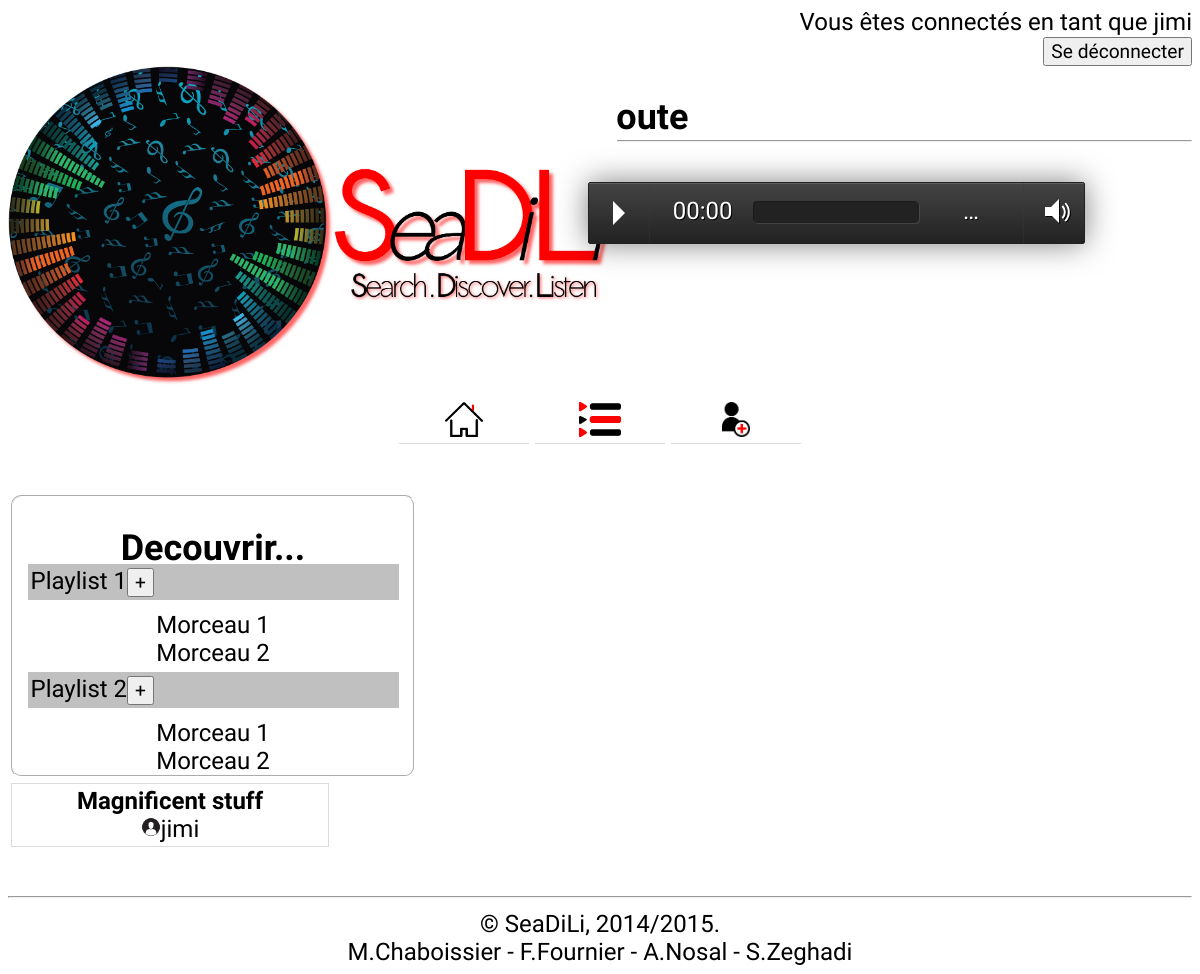
Before: /index.php?a=playlists (signed in) with the older database file.
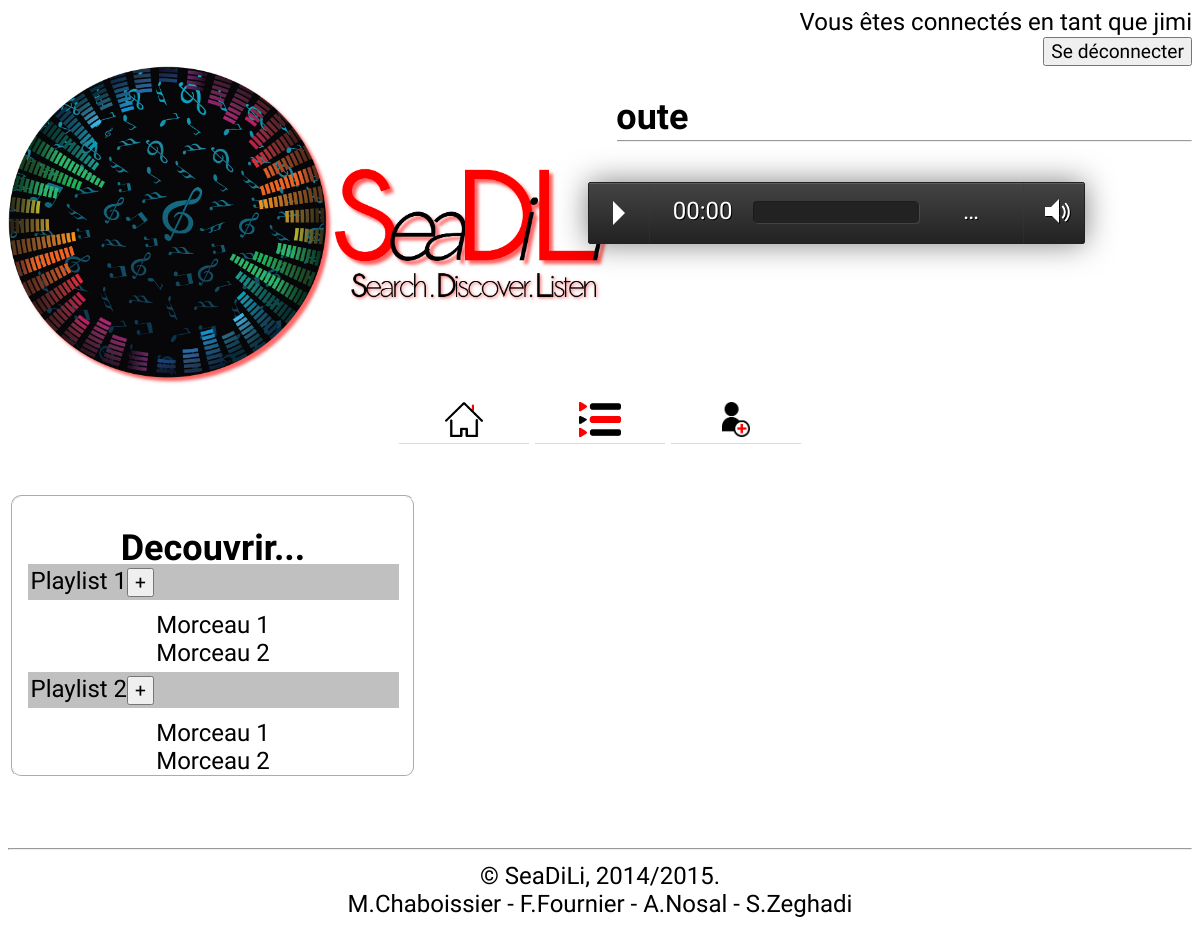
After: the same page with the newer database file.
### tables this page shows
CREATE TABLE IF NOT EXISTS `playlists` (
  `user_id` int(11) NOT NULL,
  `playlist_id` int(11) NOT NULL AUTO_INCREMENT,
  `playlist_name` varchar(64) NOT NULL,
  PRIMARY KEY (`playlist_id`),
  KEY `user_id` (`user_id`)
);

CREATE TABLE IF NOT EXISTS `users` (
  `user_id` int(11) NOT NULL AUTO_INCREMENT,
  `username` varchar(32) NOT NULL,
  `password` varchar(32) NOT NULL,
  `email` varchar(200) NOT NULL,
  PRIMARY KEY (`user_id`)
);

### 2_controller/SiteController.php (called while the page is built, shortened)
<?php
include_once 'Controller.php';
include_once '1_view/View.php';
include_once '0_model/Playlist.php';
class SiteController extends Controller {
    public function playlistsAction() {
        $o = NULL;
        $view = new View($o,$o,$o);
        $view->playlistsView();
    }
}

### 0_model/Playlist.php (called while the page is built, shortened)
<?php
class Playlist {
    public function __get($attr_playlist_name) {
        if (property_exists(__CLASS__, $attr_playlist_name)) {
            return $this->$attr_playlist_name;
        }
    }
    public static function findByUserid($userid) {
        try {
            $db = DataBase::getConnection();
            $query = "SELECT * FROM playlists WHERE user_id = :id";
            $statement = $db->prepare($query);
            $statement->bindParam(':id', $userid);
            $statement->execute();
            $tab = Array();
            while ($row = $statement->fetch(PDO::FETCH_ASSOC)) {
                $playlist = new Playlist();
                $playlist->playlist_id = $row['playlist_id'];
                $playlist->playlist_name = $row['playlist_name'];
                $playlist->user_id = $row['user_id'];
                $tab[] = $playlist;
            }
            return $tab;
        } catch (Exception $e) {
            $trace = $e->getTrace();
            echo "Erreur pendant findById: $trace";
        }
    }
}

### 0_model/User.php (called while the page is built, shortened)
<?php
class User {
    public function __get($attr_name) {
        if (property_exists(__CLASS__, $attr_name)) {
            return $this->$attr_name;
        }
    }
    public static function findById($id) {
        try {
            $db = DataBase::getConnection();
            $query = "SELECT * FROM users WHERE user_id = :id";
            $statement = $db->prepare($query);
            $statement->bindParam(':id', $id);
            $statement->execute();
            $row = $statement->fetch(PDO::FETCH_ASSOC);
            $user = new User("","","","");
            $user->user_id = $row['user_id'];
            $user->username = $row['username'];
            $user->password = $row['password'];
            $user->email = $row['email'];
            return $user;
        } catch (Exception $e) {
            $trace = $e->getTrace();
            echo "Erreur pendant findById: $trace";
        }
    }
}

### 1_view/View.php (the view, shortened to what this page needs)
<?php
include_once '0_model/User.php';
class View {
    public function playlistsView() {
        include '3_content/header.php';
        echo
        "<div class=\"decouverte\">
            <h2>Decouvrir...</h2>
            <div class=\"Dplaylist\" id=1 onclick=\"playlist(this.id)\">
                Playlist 1<input type=\"button\" class=\"add\" value=\"+\">
            </div>
            <div class=\"playlistcontent\" id=\"pcontent1\">
                Morceau 1
                <br>Morceau 2
            </div>
            <div class=\"Dplaylist\" id=2 onclick=\"playlist(this.id)\">
                Playlist 2<input type=\"button\" class=\"add\" value=\"+\">
            </div>
            <div class=\"playlistcontent\" id=\"pcontent2\">
                Morceau 1
                <br>Morceau 2
            </div>
        </div>";
        if (isset($_SESSION['user'])) {
            $u = $_SESSION['user'];
            $t = Playlist::findByUserid($u->user_id);
            foreach ($t as $pl) {
                $this->playlistView($pl);
            }
        }
    }
    public function playlistView($playlist) {
        echo "<div class=\"playlist\" onclick=\"showPlaylist('p" . $playlist->playlist_id . "')\"><b>" . $playlist->playlist_name . "</b>";
        $username = User::findById($playlist->user_id)->username;
        if ($username != "bateau") {
            echo "<br><img height=\"20px\" src=\"http://localhost/Seadili/Seadili/5_images/user.png\"/>" . $username;
        } else {
            echo "<br><img height=\"20px\" src=\"http://localhost/Seadili/Seadili/5_images/alluser.png\"/>";
        }
        echo "<div style=\"display: none;\" id=\"p" . $playlist->playlist_id . "\">";
        echo "</div></div>";
    }
}

### index.php
<?php
include_once '2_controller/SiteController.php';
$sc = new SiteController();
if (isset($_GET['a'])) {
    $sc->callAction($_GET);
}
else {
    $sc->callAction("default");
}

### 2_controller/Controller.php
<?php
abstract class Controller {
    public  $tab_action;
    public function callAction($get) {
        if ($get!="default") {
            $f = $this->tab_action[$get['a']];
            $this->$f($get);
        }
        else
            $this->defaultAction();
    }
}

### 3_content/header.php (shortened to what this page needs)
<!doctype html>
<html lang="fr">
    <head>
        <link rel="stylesheet" href="4_style/style_1.css" />
        <link rel="stylesheet" href="4_style/audioplayer.css" />
    </head>
    <body>
        <?php
        include_once '3_content/connecting_bar.php';
        ?>
        <div class="titre">
            <img src="http://localhost/Seadili/Seadili/5_images/logo/tmp2.jpg"/>
        </div>
        <?php
        echo "<div style=\"display:inline-block; float:right; width:60%; margin:auto;\">";
        echo "<h2>Votre écoute</h2><hr><br>";
        echo "</div>";
        ?>
        <div class="menu">
            <a href="index.php?a=home" ><div id ="h" class="lienhome"><img onclick="menu('home')" height="35px" src="http://localhost/Seadili/Seadili/5_images/home.png"/></div></a>
            <a id ="p" href="index.php?a=playlists" onclick="menu('playlists')"><div class="lienplaylist"><img height="35px" src="http://localhost/Seadili/Seadili/5_images/playlist.png"/></div></a>
            <a id ="r" href="index.php?a=register" onclick="menu('register')"><div class="lienenreg"><img height="35px" src="http://localhost/Seadili/Seadili/5_images/register.png"/></div></a>
        </div>

### 3_content/connecting_bar.php (shortened to what this page needs)
<?php session_start();
if (isset($_SESSION['username'])) {
    echo "        <div class=\"connexion\">\n";
    echo "Vous êtes connectés en tant que " . $_SESSION['username'];
    echo "<form action=\"3_content/disconnection.php\" method=\"GET\">\n";
    echo "  <input class=\"bouton\" type=\"submit\" value=\"Se déconnecter\"/>\n";
    echo "</form>\n";
    echo "        </div>\n";
}

### 4_style/style_1.css (style rules this page uses)
body { font-family: Open Sans Condensed; font-size: 1.5em; }
input { font-family: Open Sans Condensed; font-size: 0.8em; }
div.player { margin: auto; text-align: center; width: 70%; }
div.titre { display: inline-block; font-family: Advent Pro; color: black; width: 40%; }
div.titre img { height: 320px; }
h2 { margin-bottom: -10px; }
div.menu { height:100px; text-align: center; }
div.lienhome,div.lienplaylist,div.lienenreg { display: inline-block; padding-top: 10px; text-align: center; width:130px; border-bottom: solid rgb(220,220,220) 1px; }
div.connexion { text-align: right; }
div.decouverte { border: groove white 2px; text-align: center; margin: 3px; border-radius: 10px; width: 400px; }
div.Dplaylist { background-color: silver; color: black; display: inline-block; border: solid white 2px; text-align: left; padding: 3px; margin : 3px; width: 365px; cursor: pointer; overflow: hidden; }
div.foot { display: block; text-align: center; }
div.playlist { display: inline-block; float: top; border: solid rgb(220,220,220) 1px; text-align: center; padding: 3px; margin : 3px; width: 310px; overflow: hidden; }

Changed rows visible on the page:
removed playlists: playlist_name "Magnificent stuff", user.username "jimi"
